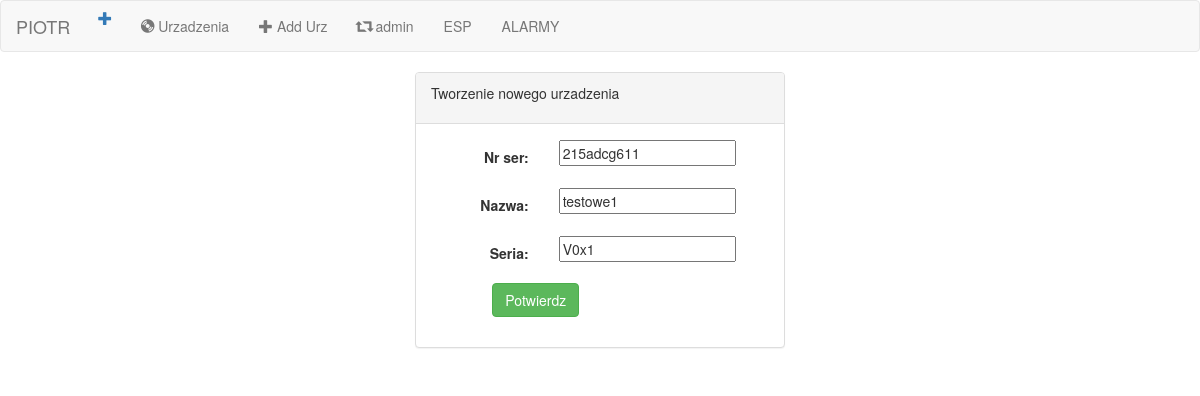
The page /esp/urzadzenie/1/ on the database its author committed.
### esp/models.py (models this page shows, shortened)
class Urzadzenie(models.Model):
    nr_ser = models.CharField(max_length=100)
    Nazwa = models.CharField(max_length=250)
    Seria = models.CharField(max_length=250)

### esp/views.py (the view)
# urls.py: re_path(r'urzadzenie/(?P<pk>[0-9]+)/$', views.UrzadrzenieUpdate.as_view(), name='urzadzenie-update'),
class UrzadrzenieUpdate(UpdateView):
    model = Urzadzenie
    fields = ['nr_ser', 'Nazwa', 'Seria']

### esp/templates/esp/urzadzenie_form.html (shortened to what this page needs)
{% extends 'esp/base.html' %}
{% block body %}
<div class="container-fluid">
    <div class="row">
        <div class="col-md-4"></div>
        <div class="col-md-4">
            <div class="panel panel-default">
                <div class="panel-heading">
                    <p>Tworzenie nowego urzadzenia</p>
                </div>
                <div class="panel-body">
                    <form class="form-horizontal" action="" method="post" enctype="multipart/form-data">
                        {% csrf_token %} {% include 'esp/form-template.html' %}
                        <div class="form-group">
                            <div class="col-sm-offset-2 col-sm-10">
                                <button type="submit" class="btn btn-success">Potwierdz</button>
                            </div>
                        </div>
                    </form>
                </div>
            </div>
        </div>
        <div class="col-md-4"></div>
    </div>
</div>
{% endblock %}

### esp/templates/esp/form-template.html (shortened to what this page needs)
{% for field in form %}
<div class="form-group">
    <div class="container-fluid">
        <div class="col-sm-offset-2 col-sm-10">
        </div>
        <label class="control-label col-md-4">{{field.label_tag}}</label>
        <div class="col-md-8">{{field}}</div>
    </div>
</div>
{% endfor%}

### rows shown on the page
Urzadzenie: form "215adcg611" "testowe1" "V0x1"

### other values the page prints
{{ field.label_tag }} "Nr ser:" "Nazwa:" "Seria:"
